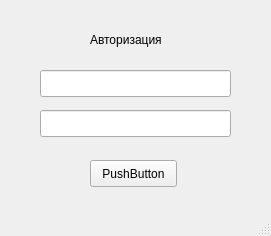
<?xml version="1.0" encoding="UTF-8"?>
<ui version="4.0">
 <class>MainWindow</class>
 <widget class="QMainWindow" name="MainWindow">
  <property name="geometry">
   <rect>
    <x>0</x>
    <y>0</y>
    <width>271</width>
    <height>236</height>
   </rect>
  </property>
  <property name="windowTitle">
   <string>MainWindow</string>
  </property>
  <widget class="QWidget" name="centralwidget">
   <widget class="QPushButton" name="pushButton">
    <property name="geometry">
     <rect>
      <x>90</x>
      <y>160</y>
      <width>87</width>
      <height>27</height>
     </rect>
    </property>
    <property name="text">
     <string>PushButton</string>
    </property>
   </widget>
   <widget class="QLineEdit" name="lineEdit">
    <property name="geometry">
     <rect>
      <x>40</x>
      <y>70</y>
      <width>191</width>
      <height>27</height>
     </rect>
    </property>
   </widget>
   <widget class="QLineEdit" name="lineEdit_2">
    <property name="geometry">
     <rect>
      <x>40</x>
      <y>110</y>
      <width>191</width>
      <height>27</height>
     </rect>
    </property>
   </widget>
   <widget class="QLabel" name="label">
    <property name="geometry">
     <rect>
      <x>90</x>
      <y>30</y>
      <width>91</width>
      <height>19</height>
     </rect>
    </property>
    <property name="text">
     <string>Авторизация</string>
    </property>
   </widget>
  </widget>
  <widget class="QStatusBar" name="statusbar"/>
 </widget>
 <resources/>
 <connections/>
</ui>
